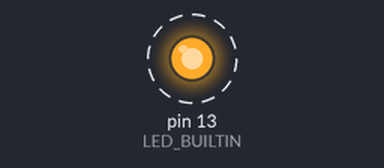
Recording of a sketch running on a simulated Arduino Uno, built with avr-gcc and run on an emulated ATmega328P. Parts: output pins drawn as LEDs (lit = HIGH). Dashed ring = blinking.

Above: at 0.5 s.
Timing chart, 0 to 4.6 s (numbered marks = the images above):
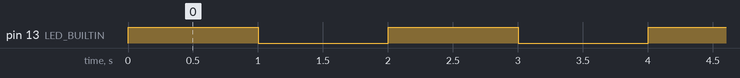

The sketch:

04_LED_Brightness.ino
```cpp
// *************************
//
// Robotics AI Lab
//
// *************************

// LED Brighness
// This code controls LED Brighness
// Showcases use of variable

// Electronics used
// - Mercury Development Board

void setup() {
  pinMode(LED_BUILTIN, OUTPUT);
}

int brightness = 0;
// acceptable brightness value between 0 and 255
// 0    -> 0% brightness (OFF)
// 255  -> 100% brightness (fully ON)
// any value between 0 and 255, LED will be dim

void loop() {
  brightness = 100;
  digitalWrite(LED_BUILTIN, HIGH);
  delay(1000);

  brightness = 200;
  digitalWrite(LED_BUILTIN, LOW);
  delay(1000);
}
```

Measured:
- by itself, pin 13 (LED_BUILTIN): alternates HIGH for 1.0 s and LOW for 1.0 s
